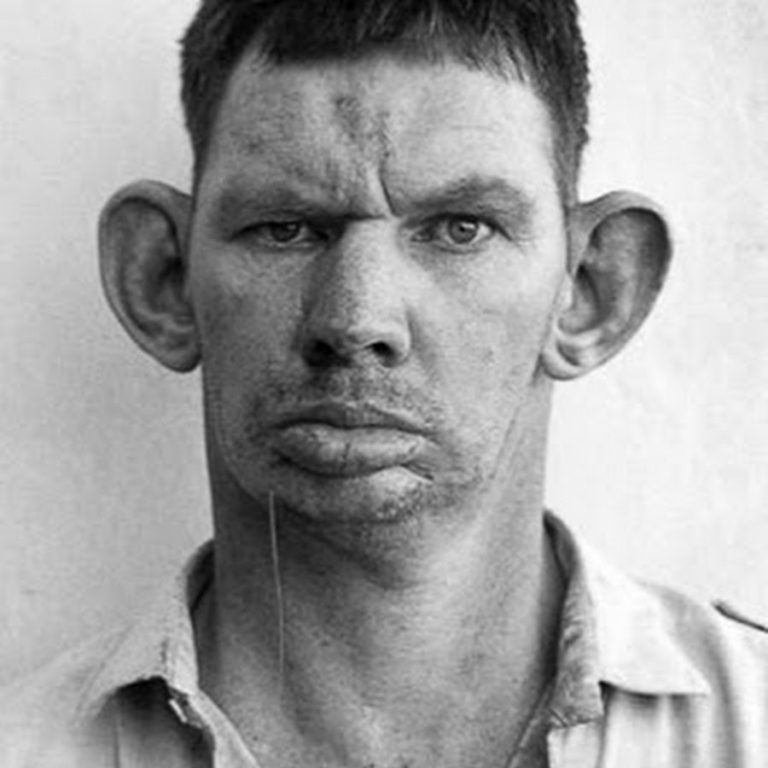
#> input picture lab2/image_1.png, 768 x 768 px
$ jupyter execute lab2.ipynb
#> lines starting #> are read from the running program, lines starting #| are printed output that depends on the picture
[cell 1]
import cv2
import numpy as np
import matplotlib.pyplot as plt

[cell 2]
def matcher(descriptor_1, descriptor_2):
    matches = []
    for query_id, query_value in enumerate(descriptor_1):
        for train_id, train_value in enumerate(descriptor_2):
            matches.append(cv2.DMatch(
                                      _distance=int(np.linalg.norm(query_value-train_value)),
                                      _queryIdx=query_id,
                                      _trainIdx=train_id
                                      )
                          )
    return matches

[cell 3]
image_1 = cv2.cvtColor(cv2.imread('image_1.png'), cv2.COLOR_BGR2GRAY)
#> image_1: shape (768, 768); min 0, max 255, mean 160.5
image_2 = cv2.cvtColor(cv2.imread('image_2.png'), cv2.COLOR_BGR2GRAY)
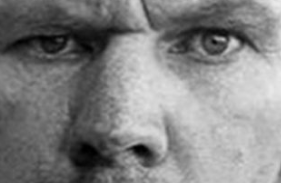
#> input picture lab2/image_2.png, 281 x 183 px
#> image_2: shape (183, 281); min 0, max 234, mean 129.7

key_points_1, descriptor_1 = cv2.SIFT_create().detectAndCompute(image_1, None)
#> key_points_1 = 797 keypoints; strongest (x, y, size): (607, 689, 11.9), (383, 349, 13.5), (552, 529, 16.2), (145, 698, 33.9)
key_points_2, descriptor_2 = cv2.SIFT_create().detectAndCompute(image_2, None)
#> key_points_2 = 137 keypoints; strongest (x, y, size): (142, 151, 12.3), (222, 39, 3.4), (145, 89, 52.5), (198, 39, 41.5)

[cell 4]
plt.figure(figsize=(15,10))
matches = sorted(matcher(descriptor_1, descriptor_2), key = lambda x: x.distance)[:30]
#> after the loop in matcher, `for query_id, query_value in enumerate(descriptor_1):`: matches = 109189 matches
#> matches = 30 matches

match_img = cv2.drawMatches(image_1, key_points_1, image_2, key_points_2, matches, None)
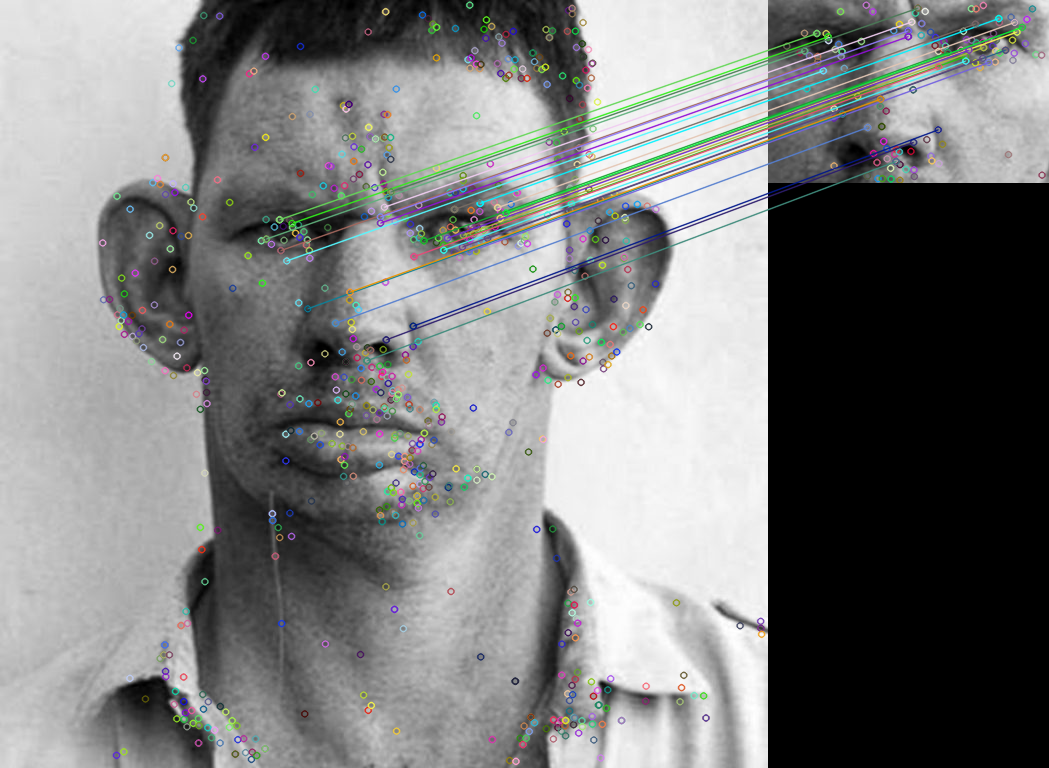
#> match_img: shape (768, 1049, 3); mean of channels 0, 1, 2 125.3, 125.4, 124.5; drawn as B, G, R

plt.title('Custom matcher', fontsize=20)
plt.imshow(match_img), plt.show()

[cell 5]
plt.figure(figsize=(15,10))
bf = cv2.BFMatcher(cv2.NORM_L2, crossCheck=True)
matches = sorted(bf.match(descriptor_1, descriptor_2), key = lambda x: x.distance)[:30]

match_img = cv2.drawMatches(image_1, key_points_1, image_2, key_points_2, matches, None)
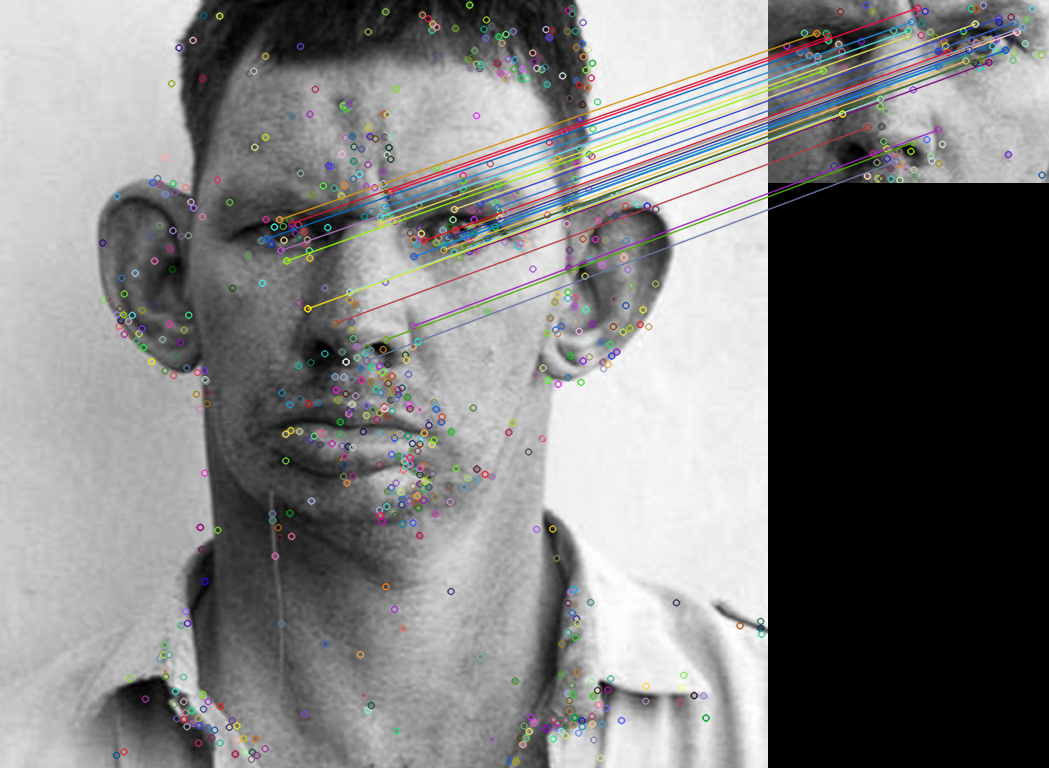
#> match_img: shape (768, 1049, 3); mean of channels 0, 1, 2 124.9, 124.9, 125.1; drawn as B, G, R

plt.title('CV2 matcher', fontsize=20)
plt.imshow(match_img), plt.show()
